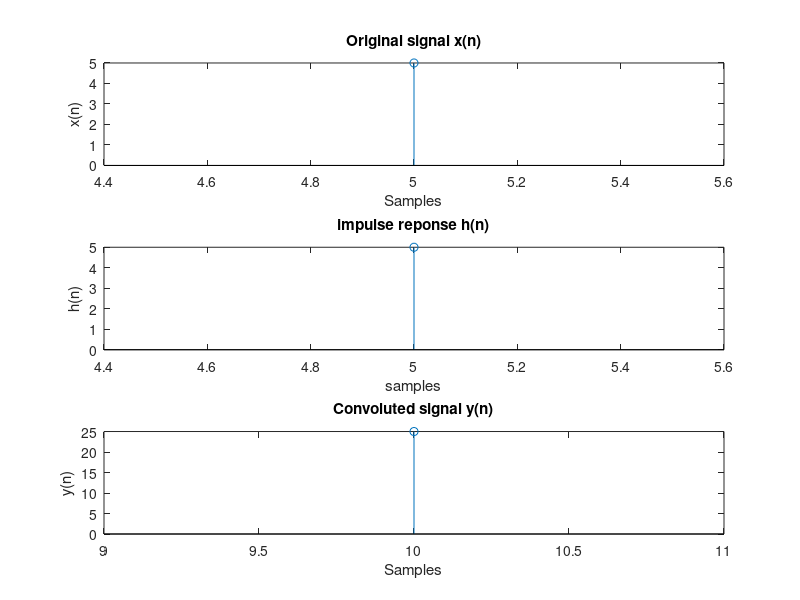

The MATLAB source for this figure:
clc;
clear all;
close all;

x  = input('Samples for x(n): ');
xn = input('Sample range: ');

subplot(3,1,1);
stem(xn,x);
xlabel('Samples');
ylabel('x(n)');
title('Original signal x(n)');

h  = input('Samples for h(n): ');
hn = input('Sample range: ');

subplot(3,1,2);
stem(hn,h);
xlabel('samples');
ylabel('h(n)');
title('impulse reponse h(n)');

y  = conv(x,h);
start_y = min(xn) + min(hn);
end_y = max(xn) + max(hn);
yn = start_y:1:end_y;
display(yn);
subplot(3,1,3);
stem(yn,y);
xlabel('Samples');
ylabel('y(n)');
title('Convoluted signal y(n)');

